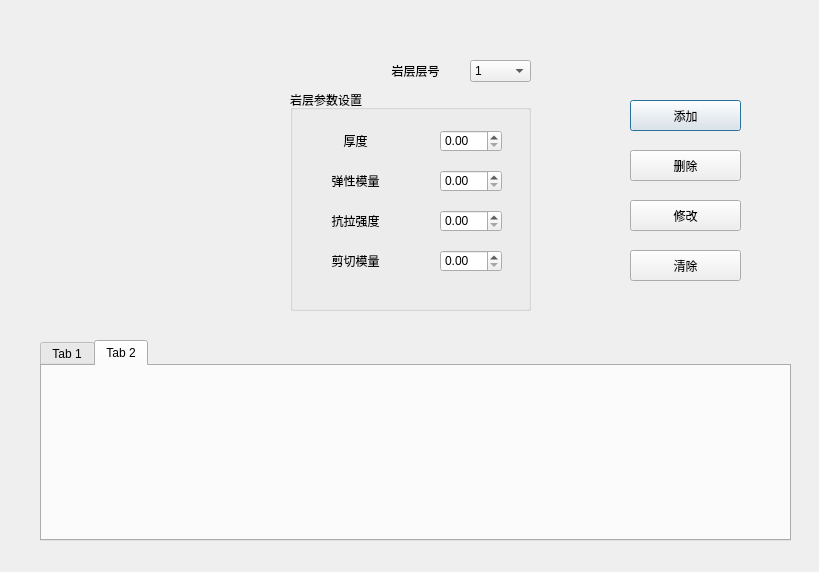
<?xml version="1.0" encoding="UTF-8"?>
<ui version="4.0">
 <class>Dialog</class>
 <widget class="QDialog" name="Dialog">
  <property name="geometry">
   <rect>
    <x>0</x>
    <y>0</y>
    <width>819</width>
    <height>572</height>
   </rect>
  </property>
  <property name="windowTitle">
   <string>Dialog</string>
  </property>
  <widget class="QLabel" name="layer">
   <property name="geometry">
    <rect>
     <x>370</x>
     <y>50</y>
     <width>91</width>
     <height>41</height>
    </rect>
   </property>
   <property name="text">
    <string>岩层层号</string>
   </property>
   <property name="alignment">
    <set>Qt::AlignCenter</set>
   </property>
  </widget>
  <widget class="QLabel" name="lxcs">
   <property name="geometry">
    <rect>
     <x>310</x>
     <y>160</y>
     <width>91</width>
     <height>41</height>
    </rect>
   </property>
   <property name="text">
    <string>弹性模量</string>
   </property>
   <property name="alignment">
    <set>Qt::AlignCenter</set>
   </property>
  </widget>
  <widget class="QLabel" name="st">
   <property name="geometry">
    <rect>
     <x>310</x>
     <y>120</y>
     <width>91</width>
     <height>41</height>
    </rect>
   </property>
   <property name="text">
    <string>厚度</string>
   </property>
   <property name="alignment">
    <set>Qt::AlignCenter</set>
   </property>
  </widget>
  <widget class="QLabel" name="wdx">
   <property name="geometry">
    <rect>
     <x>310</x>
     <y>200</y>
     <width>91</width>
     <height>41</height>
    </rect>
   </property>
   <property name="text">
    <string>抗拉强度</string>
   </property>
   <property name="alignment">
    <set>Qt::AlignCenter</set>
   </property>
  </widget>
  <widget class="QLabel" name="jg">
   <property name="geometry">
    <rect>
     <x>310</x>
     <y>240</y>
     <width>91</width>
     <height>41</height>
    </rect>
   </property>
   <property name="text">
    <string>剪切模量</string>
   </property>
   <property name="alignment">
    <set>Qt::AlignCenter</set>
   </property>
  </widget>
  <widget class="QDoubleSpinBox" name="doubleSpinBox_delta">
   <property name="geometry">
    <rect>
     <x>440</x>
     <y>130</y>
     <width>62</width>
     <height>22</height>
    </rect>
   </property>
  </widget>
  <widget class="QDoubleSpinBox" name="doubleSpinBox_E">
   <property name="geometry">
    <rect>
     <x>440</x>
     <y>170</y>
     <width>62</width>
     <height>22</height>
    </rect>
   </property>
  </widget>
  <widget class="QDoubleSpinBox" name="doubleSpinBox_Rm">
   <property name="geometry">
    <rect>
     <x>440</x>
     <y>210</y>
     <width>62</width>
     <height>22</height>
    </rect>
   </property>
  </widget>
  <widget class="QDoubleSpinBox" name="doubleSpinBox_G">
   <property name="geometry">
    <rect>
     <x>440</x>
     <y>250</y>
     <width>62</width>
     <height>22</height>
    </rect>
   </property>
  </widget>
  <widget class="QGroupBox" name="groupBox">
   <property name="geometry">
    <rect>
     <x>290</x>
     <y>90</y>
     <width>241</width>
     <height>221</height>
    </rect>
   </property>
   <property name="title">
    <string>岩层参数设置</string>
   </property>
  </widget>
  <widget class="QComboBox" name="comboBox">
   <property name="geometry">
    <rect>
     <x>470</x>
     <y>60</y>
     <width>61</width>
     <height>22</height>
    </rect>
   </property>
   <item>
    <property name="text">
     <string>1</string>
    </property>
   </item>
   <item>
    <property name="text">
     <string>2</string>
    </property>
   </item>
   <item>
    <property name="text">
     <string>3</string>
    </property>
   </item>
   <item>
    <property name="text">
     <string>4</string>
    </property>
   </item>
   <item>
    <property name="text">
     <string>5</string>
    </property>
   </item>
   <item>
    <property name="text">
     <string>6</string>
    </property>
   </item>
   <item>
    <property name="text">
     <string>7</string>
    </property>
   </item>
   <item>
    <property name="text">
     <string>8</string>
    </property>
   </item>
   <item>
    <property name="text">
     <string>9</string>
    </property>
   </item>
   <item>
    <property name="text">
     <string>10</string>
    </property>
   </item>
  </widget>
  <widget class="QTabWidget" name="tabWidget">
   <property name="geometry">
    <rect>
     <x>40</x>
     <y>340</y>
     <width>751</width>
     <height>201</height>
    </rect>
   </property>
   <property name="currentIndex">
    <number>1</number>
   </property>
   <widget class="QWidget" name="tab">
    <attribute name="title">
     <string>Tab 1</string>
    </attribute>
   </widget>
   <widget class="QWidget" name="tab_2">
    <attribute name="title">
     <string>Tab 2</string>
    </attribute>
   </widget>
  </widget>
  <widget class="QPushButton" name="btn_add">
   <property name="geometry">
    <rect>
     <x>630</x>
     <y>100</y>
     <width>111</width>
     <height>31</height>
    </rect>
   </property>
   <property name="text">
    <string>添加</string>
   </property>
  </widget>
  <widget class="QPushButton" name="btn_del">
   <property name="geometry">
    <rect>
     <x>630</x>
     <y>150</y>
     <width>111</width>
     <height>31</height>
    </rect>
   </property>
   <property name="text">
    <string>删除</string>
   </property>
  </widget>
  <widget class="QPushButton" name="btn_re">
   <property name="geometry">
    <rect>
     <x>630</x>
     <y>200</y>
     <width>111</width>
     <height>31</height>
    </rect>
   </property>
   <property name="text">
    <string>修改</string>
   </property>
  </widget>
  <widget class="QPushButton" name="btn_clear">
   <property name="geometry">
    <rect>
     <x>630</x>
     <y>250</y>
     <width>111</width>
     <height>31</height>
    </rect>
   </property>
   <property name="text">
    <string>清除</string>
   </property>
  </widget>
  <zorder>groupBox</zorder>
  <zorder>layer</zorder>
  <zorder>lxcs</zorder>
  <zorder>st</zorder>
  <zorder>wdx</zorder>
  <zorder>jg</zorder>
  <zorder>doubleSpinBox_delta</zorder>
  <zorder>doubleSpinBox_E</zorder>
  <zorder>doubleSpinBox_Rm</zorder>
  <zorder>doubleSpinBox_G</zorder>
  <zorder>comboBox</zorder>
  <zorder>tabWidget</zorder>
  <zorder>btn_add</zorder>
  <zorder>btn_del</zorder>
  <zorder>btn_re</zorder>
  <zorder>btn_clear</zorder>
 </widget>
 <resources/>
 <connections/>
</ui>
